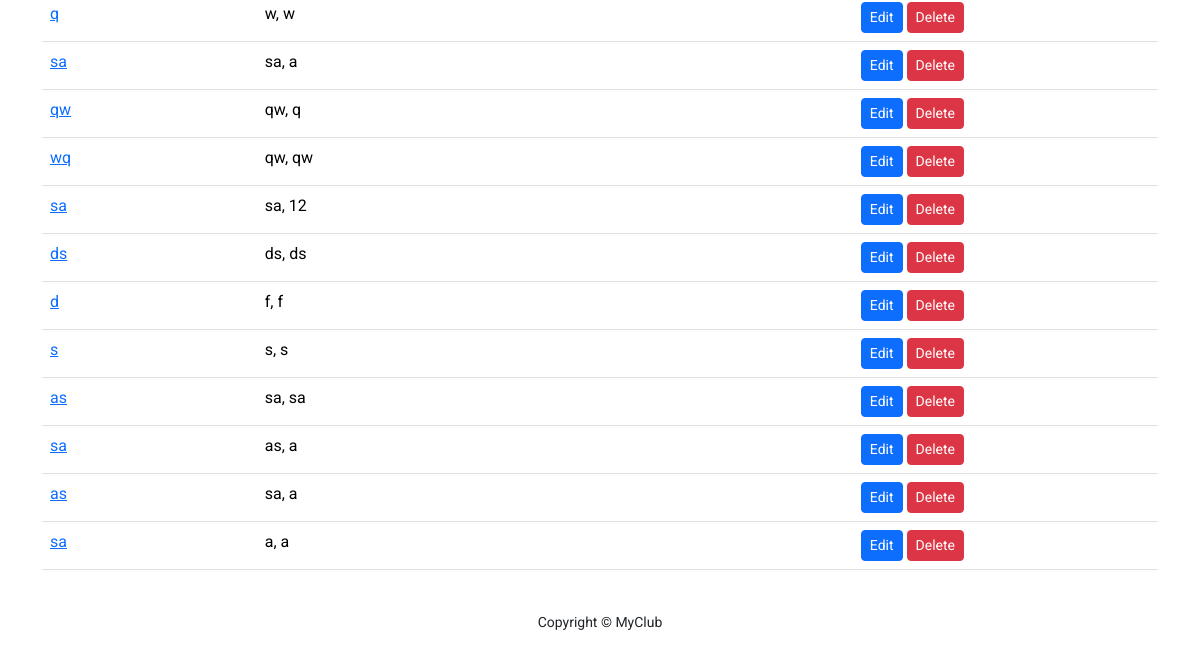
Before: /list_venues/ (lower part) with the older database file.
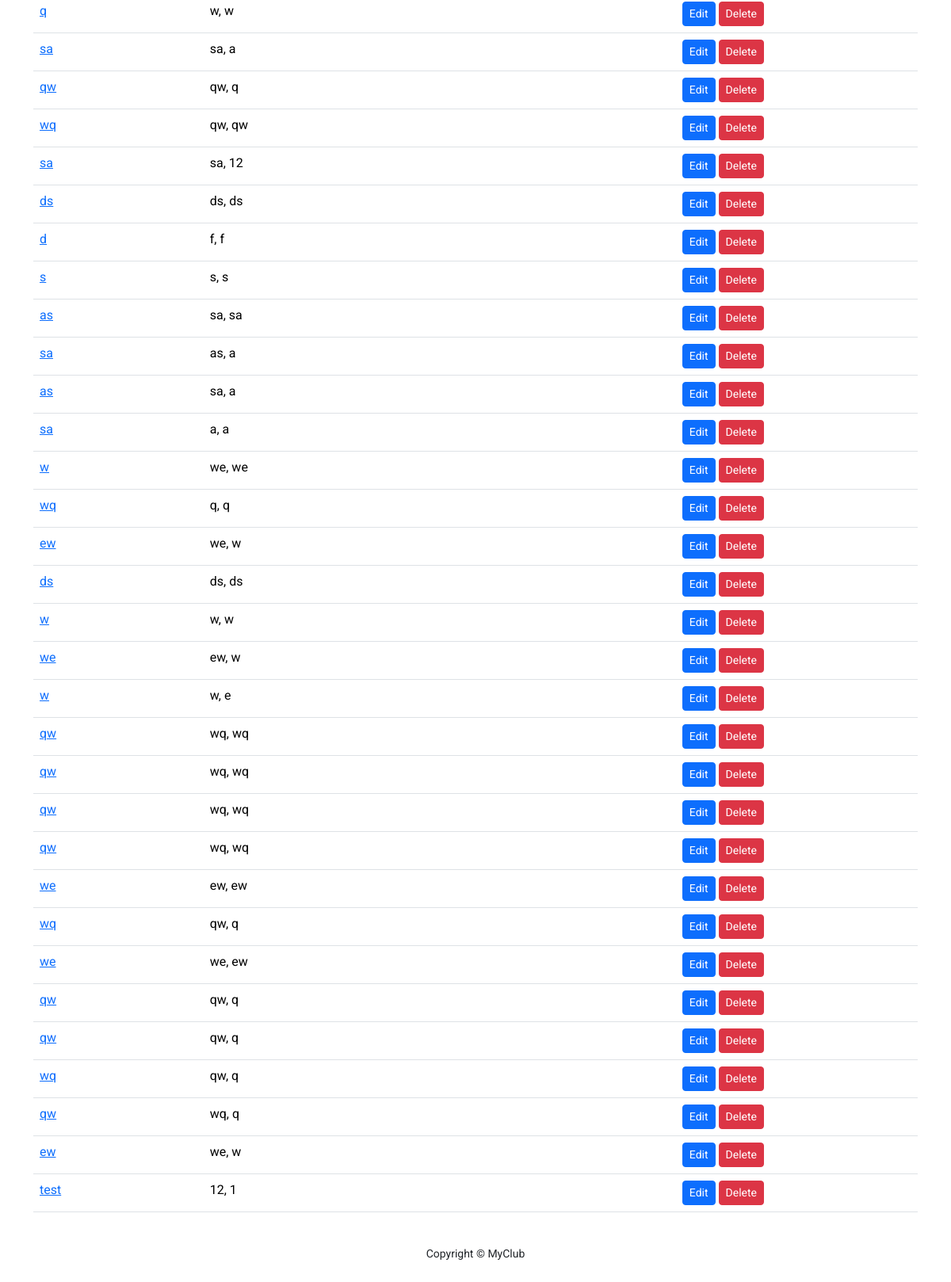
After: the same page with the newer database file.
### club_events/models.py (models this page shows)
class Venue(models.Model):
    name = models.CharField(max_length=255)
    address = models.CharField(max_length=300)
    zip_code = models.CharField(max_length=15)
    phone = models.CharField(max_length=20, blank=True, null=True)
    web = models.URLField(blank=True, null=True)
    email = models.EmailField(max_length=200, blank=True, null=True)
    def __str__(self):
        return self.name

### club_events/views.py (the view)
# urls.py: path('list_venues/', views.VenueListView.as_view(), name='list_venues'),
class VenueListView(ListView):
    model = Venue
    context_object_name = 'venues'
    template_name = 'venue.html'

### club_events/templates/venue.html (shortened to what this page needs)
{% extends 'base.html' %}
{% block content %}
    <div class="container">
        <div class="table-responsive">
            <table class="table">
                <tbody>
                {% for venue in venues %}
                    <tr>
                        <td><a href="{% url 'show_venue' venue.id %}">{{ venue }}</a></td>
                        <td>{{ venue.address }}, {{ venue.zip_code }}</td>
                        <td>
                            <form method="post">
                                <a href="#" role="button" class="btn btn-primary btn-sm">Edit</a>
                                <button type="submit" class="btn btn-danger btn-sm">Delete</button>
                            </form>
                        </td>
                    </tr>
                {% endfor %}
                </tbody>
            </table>
        </div>
    </div>
{% endblock %}

Changed rows visible on the page:
added Venue: name "w", address "we", zip_code "we"
added Venue: name "wq", address "q", zip_code "q"
added Venue: name "ew", address "we", zip_code "w"
added Venue: name "ds", address "ds", zip_code "ds"
added Venue: name "w", address "w", zip_code "w"
added Venue: name "we", address "ew", zip_code "w"
added Venue: name "w", address "w", zip_code "e"
added Venue: name "qw", address "wq", zip_code "wq"
added Venue: name "qw", address "wq", zip_code "wq"
added Venue: name "qw", address "wq", zip_code "wq"
added Venue: name "qw", address "wq", zip_code "wq"
added Venue: name "we", address "ew", zip_code "ew"
added Venue: name "wq", address "qw", zip_code "q"
added Venue: name "we", address "we", zip_code "ew"
added Venue: name "qw", address "qw", zip_code "q"
added Venue: name "qw", address "qw", zip_code "q"
added Venue: name "wq", address "qw", zip_code "q"
added Venue: name "qw", address "wq", zip_code "q"
added Venue: name "ew", address "we", zip_code "w"
added Venue: name "test", address "12", zip_code "1"
